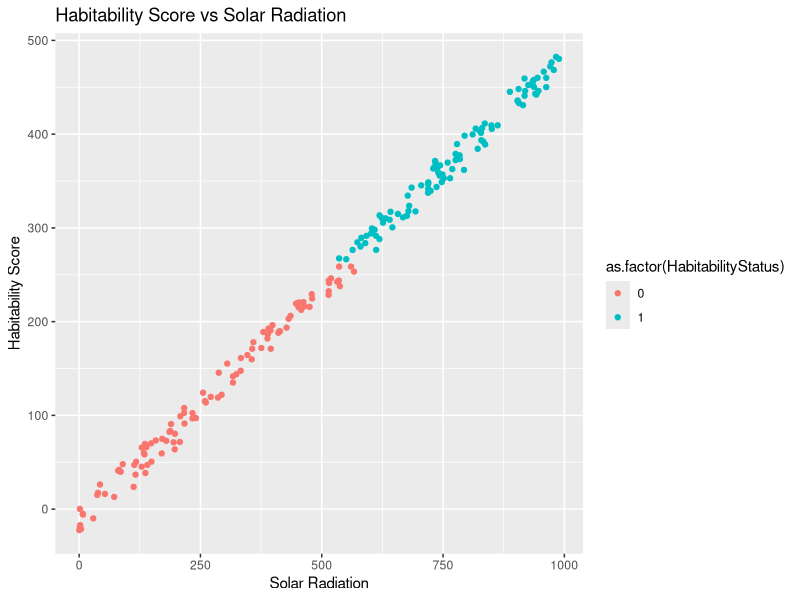
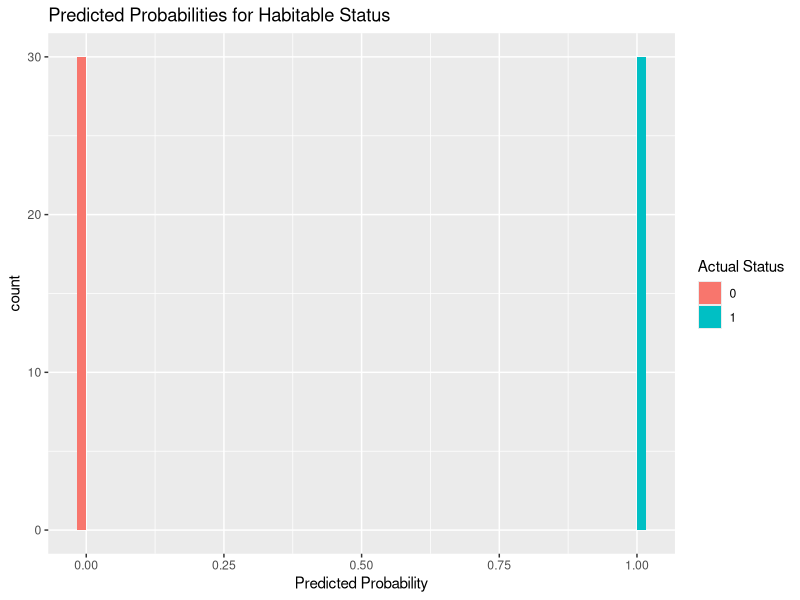

Write the R code that produced these figures, in order.
## ---- chunk 1
# Understanding Statistical Learning in the Context of Planetary Research
# To introduce the concept of statistical learning, let's consider a scenario where we are researchers tasked with exploring the relationship between various planetary attributes and the likelihood of finding habitable conditions on those planets. Imagine we have a dataset that includes information from 200 different planets, with details such as the amount of solar radiation they receive, their atmospheric composition, and their distance from their respective stars. Our objective is to determine how these factors influence the habitability of these planets.The goal is to develop a model that accurately captures the relationship between the planetary attributes and habitability, allowing us to make predictions and derive insights from the data. This understanding provides a foundation for exploring more complex theoretical concepts and tools used to evaluate and refine the models we create.
## ---- chunk 2
# I have already installed the packages but gggplot2 is for my plots and the rest is for data manipulation 
library(ggplot2)
library(caret)
library(dplyr)

# Setting a seed heads with redundancy 
set.seed(42)

# Since I could not find any data I decided to simulate a ficticious data set of 200 potential planets as practice and then measuring solar radiation in arbitrary units with an adjusted atmospheric composition scale from 0 to 100 kto measure the distance from the stars in specific units associated with (AU) in particularly to define a true relationship for habitability  by plotting a linear combination of attributes associated with habitability for living creatures
n <- 200
planets <- data.frame(
  SolarRadiation = runif(n, 0, 1000), 
  AtmosphericComposition = runif(n, 0, 100), 
  DistanceFromStar = runif(n, 0.1, 10) 
)

planets$HabitabilityScore <- 0.5 * planets$SolarRadiation - 0.3 * planets$AtmosphericComposition + 
                             0.2 * planets$DistanceFromStar + rnorm(n, mean = 0, sd = 5)

# Now I will make it binary (0 = Not Habitable, 1 = Habitable)
planets$HabitabilityStatus <- ifelse(planets$HabitabilityScore > median(planets$HabitabilityScore), 1, 0)

# Lets take a look at the summary and head function to check if my simulated data has not gone haywire and I need to adjust the data types or add extra potential columns and rows 
summary(planets)
head(planets)

# Seems good, now lets take a better visual but first I notice that HabitabilityStatus needs to be a factor and then I will plot the two variables against the x and y axis 
ggplot(planets, aes(x = SolarRadiation, y = HabitabilityScore, color = as.factor(HabitabilityStatus))) +
  geom_point() +
  labs(title = "Habitability Score vs Solar Radiation", x = "Solar Radiation", y = "Habitability Score")

# In order to test my prediction I need to  split the data into two parts for testing, which is typically the 70/30 split and I will train 70% of the data and the rest of the 30% will be test sets from the data. 
set.seed(123)
trainIndex <- createDataPartition(planets$HabitabilityStatus, p = 0.7, list = FALSE)
trainData <- planets[trainIndex, ]
testData <- planets[-trainIndex, ]

# assigning the name "model" for my logistic regression model to predict habitability of planets
model <- glm(HabitabilityStatus ~ SolarRadiation + AtmosphericComposition + DistanceFromStar, 
             data = trainData, family = binomial)

# Summary of the model
summary(model)

# Predict habitability on the test set
testData$PredictedProbability <- predict(model, newdata = testData, type = "response")
testData$PredictedClass <- ifelse(testData$PredictedProbability > 0.5, 1, 0)

# Now lets evaluate the model performance
confusionMatrix(as.factor(testData$PredictedClass), as.factor(testData$HabitabilityStatus))

# finally lets take a look at my predictions
ggplot(testData, aes(x = PredictedProbability, fill = as.factor(HabitabilityStatus))) +
  geom_histogram(position = "dodge", bins = 30) +
  labs(title = "Predicted Probabilities for Habitable Status", x = "Predicted Probability", fill = "Actual Status")
